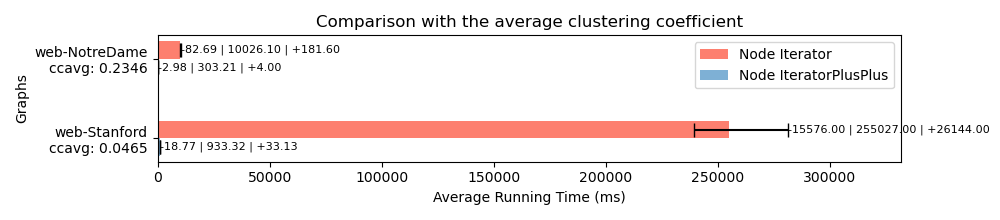

Reproduce this figure in Python.
import os
import matplotlib.pyplot as plt

nodeIterator = [10026.1, 255027]
nodeIteratorplusplus = [303.213, 933.322]
ni_min = [9943.41, 239451]
ni_max = [10207.7, 281171]
nipp_min = [300.229, 914.55]
nipp_max = [307.211, 966.448]

inputs = [f'web-NotreDame\nccavg: {0.2346}',f'web-Stanford\nccavg: {0.0465}',]

bar_width = 0.22
index = range(len(inputs))

fig, ax = plt.subplots(figsize=(10, 2.2), dpi=100)

alg1_bars = ax.barh(index, nodeIterator, bar_width, color="#fd7f6f", label='Node Iterator')

for i, (v, vmin, vmax) in enumerate(zip(nodeIterator, ni_min, ni_max)):
    ax.errorbar(v, i, xerr=[[v - vmin], [vmax - v]], fmt='', color='black', markersize=5, capsize=5)

alg2_bars = ax.barh([i + bar_width for i in index], nodeIteratorplusplus, bar_width, color="#7eb0d5", label='Node IteratorPlusPlus')

for i, (v, vmin, vmax) in enumerate(zip(nodeIteratorplusplus, nipp_min, nipp_max)):
    ax.errorbar(v, i + bar_width, xerr=[[v - vmin], [vmax - v]], fmt='', color='black', markersize=5, capsize=5)

ax.set_xlabel('Average Running Time (ms)')
ax.set_ylabel('Graphs')
ax.set_yticks([i + bar_width / 2 for i in index])
ax.set_yticklabels(inputs)
ax.invert_yaxis()
ax.legend()

for i, (v, vmin, vmax) in enumerate(zip(nodeIterator, ni_min, ni_max)):
    ax.text(vmax + 50, i, f'-{v-vmin:.2f} | {v:.2f} | +{vmax-v:.2f}', va='center', fontsize=8)
for i, (v, vmin, vmax) in enumerate(zip(nodeIteratorplusplus, nipp_min, nipp_max)):
    ax.text(vmax + 50, i + bar_width, f'-{v-vmin:.2f} | {v:.2f} | +{vmax-v:.2f}', va='center', fontsize=8)

ax.set_xlim(right=max(nodeIterator + nodeIteratorplusplus) * 1.3)

plt.subplots_adjust(right=0.9)

plt.title('Comparison with the average clustering coefficient')
plt.tight_layout()

script_dir = os.path.dirname(os.path.abspath(__file__))
plt.savefig(os.path.join(script_dir, 'NotreDameVsStanford.png'))

plt.show()
